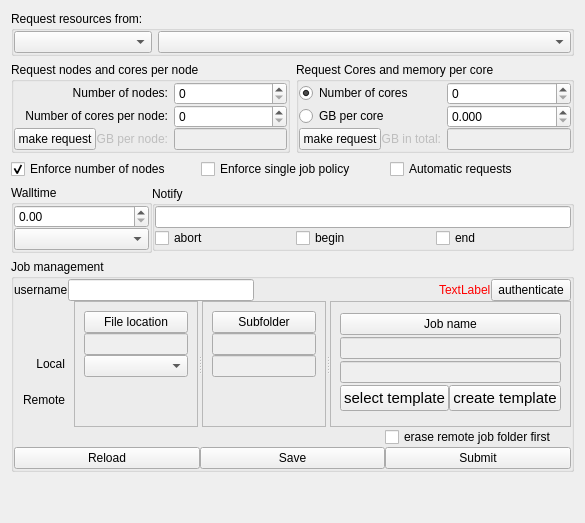
      <widget class="QWidget" name="wResourcesPage">
       <property name="sizePolicy">
        <sizepolicy hsizetype="MinimumExpanding" vsizetype="MinimumExpanding">
         <horstretch>1</horstretch>
         <verstretch>0</verstretch>
        </sizepolicy>
       </property>
       <attribute name="title">
        <string>Resources</string>
       </attribute>
       <layout class="QVBoxLayout" name="verticalLayout_4">
        <item>
         <widget class="QGroupBox" name="wClusterGroup">
          <property name="sizePolicy">
           <sizepolicy hsizetype="Expanding" vsizetype="Fixed">
            <horstretch>1</horstretch>
            <verstretch>1</verstretch>
           </sizepolicy>
          </property>
          <property name="title">
           <string>Request resources from:</string>
          </property>
          <layout class="QHBoxLayout" name="horizontalLayout_2">
           <property name="leftMargin">
            <number>0</number>
           </property>
           <property name="topMargin">
            <number>0</number>
           </property>
           <property name="rightMargin">
            <number>0</number>
           </property>
           <property name="bottomMargin">
            <number>0</number>
           </property>
           <item>
            <widget class="QComboBox" name="wCluster">
             <property name="sizePolicy">
              <sizepolicy hsizetype="Preferred" vsizetype="Fixed">
               <horstretch>1</horstretch>
               <verstretch>0</verstretch>
              </sizepolicy>
             </property>
            </widget>
           </item>
           <item>
            <widget class="QComboBox" name="wNodeset">
             <property name="sizePolicy">
              <sizepolicy hsizetype="Expanding" vsizetype="Fixed">
               <horstretch>3</horstretch>
               <verstretch>0</verstretch>
              </sizepolicy>
             </property>
            </widget>
           </item>
          </layout>
          <zorder>wNodeset</zorder>
          <zorder>wCluster</zorder>
         </widget>
        </item>
        <item>
         <layout class="QVBoxLayout" name="verticalLayout">
          <item>
           <layout class="QHBoxLayout" name="horizontalLayout">
            <item>
             <widget class="QGroupBox" name="wRequestNodesGroup">
              <property name="title">
               <string>Request nodes and cores per node</string>
              </property>
              <layout class="QHBoxLayout" name="horizontalLayout_10">
               <property name="leftMargin">
                <number>0</number>
               </property>
               <property name="topMargin">
                <number>0</number>
               </property>
               <property name="rightMargin">
                <number>0</number>
               </property>
               <property name="bottomMargin">
                <number>0</number>
               </property>
               <item>
                <layout class="QGridLayout" name="gridLayout">
                 <property name="verticalSpacing">
                  <number>0</number>
                 </property>
                 <item row="0" column="0">
                  <widget class="QLabel" name="numberOfNodesLabel">
                   <property name="sizePolicy">
                    <sizepolicy hsizetype="Preferred" vsizetype="Fixed">
                     <horstretch>0</horstretch>
                     <verstretch>0</verstretch>
                    </sizepolicy>
                   </property>
                   <property name="text">
                    <string>Number of nodes:</string>
                   </property>
                   <property name="alignment">
                    <set>Qt::AlignRight|Qt::AlignTrailing|Qt::AlignVCenter</set>
                   </property>
                  </widget>
                 </item>
                 <item row="1" column="0">
                  <widget class="QLabel" name="numberOfCoresPerNodeLabel">
                   <property name="sizePolicy">
                    <sizepolicy hsizetype="Preferred" vsizetype="Fixed">
                     <horstretch>0</horstretch>
                     <verstretch>0</verstretch>
                    </sizepolicy>
                   </property>
                   <property name="text">
                    <string>Number of cores per node:</string>
                   </property>
                   <property name="alignment">
                    <set>Qt::AlignRight|Qt::AlignTrailing|Qt::AlignVCenter</set>
                   </property>
                  </widget>
                 </item>
                 <item row="2" column="1">
                  <widget class="QLineEdit" name="wGbPerNode">
                   <property name="enabled">
                    <bool>false</bool>
                   </property>
                  </widget>
                 </item>
                 <item row="0" column="1">
                  <widget class="QSpinBox" name="wNNodes"/>
                 </item>
                 <item row="1" column="1">
                  <widget class="QSpinBox" name="wNCoresPerNode"/>
                 </item>
                 <item row="2" column="0">
                  <layout class="QHBoxLayout" name="horizontalLayout_12">
                   <item>
                    <widget class="QPushButton" name="wRequestNodes">
                     <property name="text">
                      <string>make request</string>
                     </property>
                    </widget>
                   </item>
                   <item>
                    <widget class="QLabel" name="gBPerNodeLabel">
                     <property name="enabled">
                      <bool>false</bool>
                     </property>
                     <property name="sizePolicy">
                      <sizepolicy hsizetype="Preferred" vsizetype="Fixed">
                       <horstretch>0</horstretch>
                       <verstretch>0</verstretch>
                      </sizepolicy>
                     </property>
                     <property name="text">
                      <string>GB per node:</string>
                     </property>
                     <property name="alignment">
                      <set>Qt::AlignRight|Qt::AlignTrailing|Qt::AlignVCenter</set>
                     </property>
                    </widget>
                   </item>
                  </layout>
                 </item>
                </layout>
               </item>
              </layout>
             </widget>
            </item>
            <item>
             <widget class="QGroupBox" name="wRequestCoresGroup">
              <property name="title">
               <string>Request Cores and memory per core</string>
              </property>
              <layout class="QHBoxLayout" name="horizontalLayout_4">
               <property name="leftMargin">
                <number>0</number>
               </property>
               <property name="topMargin">
                <number>0</number>
               </property>
               <property name="rightMargin">
                <number>0</number>
               </property>
               <property name="bottomMargin">
                <number>0</number>
               </property>
               <item>
                <layout class="QGridLayout" name="gridLayout_2" rowstretch="0,0,0,0,0,0">
                 <property name="verticalSpacing">
                  <number>0</number>
                 </property>
                 <item row="4" column="0">
                  <widget class="QRadioButton" name="wGbPerCoreLabel">
                   <property name="toolTip">
                    <string>&lt;html&gt;&lt;head/&gt;&lt;body&gt;&lt;p&gt;If this radio button is checked, Launcher will try to find a configuration with 1) &lt;span style=&quot; font-weight:600;&quot;&gt;at least &lt;/span&gt;the specified number of cores, 2) an equal number of cores per node on every node,  and 3) at least the specified amount or memory per core. Such a configuration may not necessarily exist. In that case the request is undone. &lt;/p&gt;&lt;/body&gt;&lt;/html&gt;</string>
                   </property>
                   <property name="text">
                    <string>GB per core</string>
                   </property>
                  </widget>
                 </item>
                 <item row="2" column="1">
                  <widget class="QSpinBox" name="wNCores"/>
                 </item>
                 <item row="4" column="1">
                  <widget class="QDoubleSpinBox" name="wGbPerCore">
                   <property name="decimals">
                    <number>3</number>
                   </property>
                   <property name="singleStep">
                    <double>0.100000000000000</double>
                   </property>
                  </widget>
                 </item>
                 <item row="2" column="0">
                  <widget class="QRadioButton" name="wNCoresLabel">
                   <property name="toolTip">
                    <string>&lt;!DOCTYPE HTML PUBLIC &quot;-//W3C//DTD HTML 4.0//EN&quot; &quot;http://www.w3.org/TR/REC-html40/strict.dtd&quot;&gt;
&lt;html&gt;&lt;head&gt;&lt;meta name=&quot;qrichtext&quot; content=&quot;1&quot; /&gt;&lt;style type=&quot;text/css&quot;&gt;
p, li { white-space: pre-wrap; }
&lt;/style&gt;&lt;/head&gt;&lt;body style=&quot; font-family:'.Helvetica Neue DeskInterface'; font-size:13pt; font-weight:400; font-style:normal;&quot;&gt;
&lt;p style=&quot; margin-top:0px; margin-bottom:0px; margin-left:0px; margin-right:0px; -qt-block-indent:0; text-indent:0px;&quot;&gt;If this radio button is checked, Launcher will try to find a configuration with 1) &lt;span style=&quot; font-weight:600;&quot;&gt;exactly &lt;/span&gt;the specified number of cores, 2) an equal number of cores per node on every node,  and 3) at least the specified amount or memory per core. Such a configuration may not necessarily exist. In that case the request is undone. &lt;/p&gt;&lt;/body&gt;&lt;/html&gt;</string>
                   </property>
                   <property name="text">
                    <string>Number of cores</string>
                   </property>
                   <property name="checked">
                    <bool>true</bool>
                   </property>
                  </widget>
                 </item>
                 <item row="5" column="1">
                  <widget class="QLineEdit" name="wGbTotal">
                   <property name="enabled">
                    <bool>false</bool>
                   </property>
                  </widget>
                 </item>
                 <item row="5" column="0">
                  <layout class="QHBoxLayout" name="horizontalLayout_13">
                   <item>
                    <widget class="QPushButton" name="wRequestCores">
                     <property name="text">
                      <string>make request</string>
                     </property>
                    </widget>
                   </item>
                   <item>
                    <widget class="QLabel" name="gbTotalLabel">
                     <property name="enabled">
                      <bool>false</bool>
                     </property>
                     <property name="sizePolicy">
                      <sizepolicy hsizetype="Preferred" vsizetype="Fixed">
                       <horstretch>0</horstretch>
                       <verstretch>0</verstretch>
                      </sizepolicy>
                     </property>
                     <property name="text">
                      <string>GB in total:</string>
                     </property>
                     <property name="alignment">
                      <set>Qt::AlignRight|Qt::AlignTrailing|Qt::AlignVCenter</set>
                     </property>
                    </widget>
                   </item>
                  </layout>
                 </item>
                </layout>
               </item>
              </layout>
             </widget>
            </item>
           </layout>
          </item>
          <item>
           <layout class="QHBoxLayout" name="horizontalLayout_8">
            <item>
             <widget class="QCheckBox" name="wEnforceNNodes">
              <property name="text">
               <string>Enforce number of nodes  </string>
              </property>
              <property name="checked">
               <bool>true</bool>
              </property>
             </widget>
            </item>
            <item>
             <widget class="QCheckBox" name="wSingleJob">
              <property name="text">
               <string>Enforce single job policy</string>
              </property>
             </widget>
            </item>
            <item>
             <widget class="QCheckBox" name="wAutomaticRequests">
              <property name="toolTip">
               <string>&lt;html&gt;&lt;head/&gt;&lt;body&gt;&lt;p&gt;If checked, changing one of the request parameters immediately results in updating the other parameters. If not checked the other parameters are only updated after the appropriate 'make request' button is pressed&lt;/p&gt;&lt;/body&gt;&lt;/html&gt;</string>
              </property>
              <property name="text">
               <string>Automatic requests</string>
              </property>
              <property name="checked">
               <bool>false</bool>
              </property>
             </widget>
            </item>
           </layout>
          </item>
         </layout>
        </item>
        <item>
         <layout class="QHBoxLayout" name="horizontalLayout_3" stretch="1,0">
          <property name="spacing">
           <number>0</number>
          </property>
          <property name="sizeConstraint">
           <enum>QLayout::SetDefaultConstraint</enum>
          </property>
          <item alignment="Qt::AlignTop">
           <widget class="QGroupBox" name="wWalltimeGroup">
            <property name="sizePolicy">
             <sizepolicy hsizetype="Preferred" vsizetype="Preferred">
              <horstretch>1</horstretch>
              <verstretch>0</verstretch>
             </sizepolicy>
            </property>
            <property name="title">
             <string>Walltime</string>
            </property>
            <layout class="QVBoxLayout" name="verticalLayout_6">
             <property name="spacing">
              <number>0</number>
             </property>
             <property name="leftMargin">
              <number>0</number>
             </property>
             <property name="topMargin">
              <number>0</number>
             </property>
             <property name="rightMargin">
              <number>0</number>
             </property>
             <property name="bottomMargin">
              <number>0</number>
             </property>
             <item>
              <widget class="QDoubleSpinBox" name="wWalltime">
               <property name="sizePolicy">
                <sizepolicy hsizetype="Minimum" vsizetype="Fixed">
                 <horstretch>0</horstretch>
                 <verstretch>0</verstretch>
                </sizepolicy>
               </property>
               <property name="decimals">
                <number>2</number>
               </property>
              </widget>
             </item>
             <item>
              <widget class="QComboBox" name="wWalltimeUnit"/>
             </item>
            </layout>
           </widget>
          </item>
          <item>
           <widget class="QGroupBox" name="wNotifyGroup">
            <property name="sizePolicy">
             <sizepolicy hsizetype="Preferred" vsizetype="Fixed">
              <horstretch>3</horstretch>
              <verstretch>0</verstretch>
             </sizepolicy>
            </property>
            <property name="maximumSize">
             <size>
              <width>16777215</width>
              <height>16777215</height>
             </size>
            </property>
            <property name="title">
             <string>Notify</string>
            </property>
            <property name="alignment">
             <set>Qt::AlignLeading|Qt::AlignLeft|Qt::AlignTop</set>
            </property>
            <property name="flat">
             <bool>false</bool>
            </property>
            <layout class="QVBoxLayout" name="verticalLayout_7">
             <property name="spacing">
              <number>0</number>
             </property>
             <property name="leftMargin">
              <number>0</number>
             </property>
             <property name="topMargin">
              <number>0</number>
             </property>
             <property name="rightMargin">
              <number>0</number>
             </property>
             <property name="bottomMargin">
              <number>0</number>
             </property>
             <item>
              <widget class="QLineEdit" name="wNotifyAddress"/>
             </item>
             <item>
              <layout class="QHBoxLayout" name="horizontalLayout_5">
               <property name="spacing">
                <number>6</number>
               </property>
               <property name="sizeConstraint">
                <enum>QLayout::SetDefaultConstraint</enum>
               </property>
               <item>
                <widget class="QCheckBox" name="wNotifyAbort">
                 <property name="sizePolicy">
                  <sizepolicy hsizetype="Preferred" vsizetype="Fixed">
                   <horstretch>0</horstretch>
                   <verstretch>0</verstretch>
                  </sizepolicy>
                 </property>
                 <property name="layoutDirection">
                  <enum>Qt::LeftToRight</enum>
                 </property>
                 <property name="text">
                  <string>abort</string>
                 </property>
                </widget>
               </item>
               <item>
                <widget class="QCheckBox" name="wNotifyBegin">
                 <property name="sizePolicy">
                  <sizepolicy hsizetype="Preferred" vsizetype="Fixed">
                   <horstretch>0</horstretch>
                   <verstretch>0</verstretch>
                  </sizepolicy>
                 </property>
                 <property name="text">
                  <string>begin</string>
                 </property>
                </widget>
               </item>
               <item>
                <widget class="QCheckBox" name="wNotifyEnd">
                 <property name="sizePolicy">
                  <sizepolicy hsizetype="Preferred" vsizetype="Fixed">
                   <horstretch>0</horstretch>
                   <verstretch>0</verstretch>
                  </sizepolicy>
                 </property>
                 <property name="text">
                  <string>end</string>
                 </property>
                </widget>
               </item>
              </layout>
             </item>
            </layout>
           </widget>
          </item>
         </layout>
        </item>
        <item>
         <widget class="QGroupBox" name="wJobManagementGroup">
          <property name="title">
           <string>Job management</string>
          </property>
          <layout class="QVBoxLayout" name="verticalLayout_8">
           <property name="spacing">
            <number>0</number>
           </property>
           <property name="leftMargin">
            <number>0</number>
           </property>
           <property name="topMargin">
            <number>0</number>
           </property>
           <property name="rightMargin">
            <number>0</number>
           </property>
           <property name="bottomMargin">
            <number>0</number>
           </property>
           <item>
            <layout class="QHBoxLayout" name="horizontalLayout_6">
             <item>
              <widget class="QLabel" name="label_2">
               <property name="text">
                <string>username</string>
               </property>
              </widget>
             </item>
             <item>
              <widget class="QLineEdit" name="wUsername"/>
             </item>
             <item>
              <spacer name="horizontalSpacer">
               <property name="orientation">
                <enum>Qt::Horizontal</enum>
               </property>
               <property name="sizeHint" stdset="0">
                <size>
                 <width>40</width>
                 <height>20</height>
                </size>
               </property>
              </spacer>
             </item>
             <item>
              <widget class="QLabel" name="wOffline">
               <property name="palette">
                <palette>
                 <active>
                  <colorrole role="WindowText">
                   <brush brushstyle="SolidPattern">
                    <color alpha="255">
                     <red>255</red>
                     <green>0</green>
                     <blue>0</blue>
                    </color>
                   </brush>
                  </colorrole>
                 </active>
                 <inactive>
                  <colorrole role="WindowText">
                   <brush brushstyle="SolidPattern">
                    <color alpha="255">
                     <red>255</red>
                     <green>0</green>
                     <blue>0</blue>
                    </color>
                   </brush>
                  </colorrole>
                 </inactive>
                 <disabled>
                  <colorrole role="WindowText">
                   <brush brushstyle="SolidPattern">
                    <color alpha="255">
                     <red>127</red>
                     <green>127</green>
                     <blue>127</blue>
                    </color>
                   </brush>
                  </colorrole>
                 </disabled>
                </palette>
               </property>
               <property name="text">
                <string>TextLabel</string>
               </property>
              </widget>
             </item>
             <item>
              <widget class="QPushButton" name="wAuthenticate">
               <property name="text">
                <string>authenticate</string>
               </property>
              </widget>
             </item>
            </layout>
           </item>
           <item>
            <layout class="QHBoxLayout" name="horizontalLayout_7">
             <item>
              <widget class="QFrame" name="verticalFrame">
               <layout class="QVBoxLayout" name="verticalLayout_9">
                <property name="spacing">
                 <number>0</number>
                </property>
                <item>
                 <widget class="QLabel" name="label_4">
                  <property name="text">
                   <string/>
                  </property>
                 </widget>
                </item>
                <item>
                 <widget class="QLabel" name="label">
                  <property name="text">
                   <string>Local</string>
                  </property>
                  <property name="alignment">
                   <set>Qt::AlignRight|Qt::AlignTrailing|Qt::AlignVCenter</set>
                  </property>
                 </widget>
                </item>
                <item>
                 <widget class="QLabel" name="label_3">
                  <property name="text">
                   <string>Remote</string>
                  </property>
                  <property name="alignment">
                   <set>Qt::AlignRight|Qt::AlignTrailing|Qt::AlignVCenter</set>
                  </property>
                 </widget>
                </item>
               </layout>
              </widget>
             </item>
             <item>
              <widget class="QSplitter" name="splitter">
               <property name="orientation">
                <enum>Qt::Horizontal</enum>
               </property>
               <widget class="QFrame" name="verticalFrame_2">
                <property name="frameShape">
                 <enum>QFrame::StyledPanel</enum>
                </property>
                <layout class="QVBoxLayout" name="verticalLayout_10">
                 <property name="spacing">
                  <number>0</number>
                 </property>
                 <item>
                  <widget class="QPushButton" name="wLocalFileLocationButton">
                   <property name="toolTip">
                    <string>&lt;html&gt;&lt;head/&gt;&lt;body&gt;&lt;p&gt;Use 'File location' together with 'Subfolder' to organise your jobs. Your job scripts are prepared in a local directory and executed in the corresponding remote directory. The directory structure is kept identical on the local and remote file location. &lt;/p&gt;&lt;/body&gt;&lt;/html&gt;</string>
                   </property>
                   <property name="text">
                    <string>File location</string>
                   </property>
                  </widget>
                 </item>
                 <item>
                  <widget class="QLineEdit" name="wLocal">
                   <property name="enabled">
                    <bool>false</bool>
                   </property>
                   <property name="alignment">
                    <set>Qt::AlignCenter</set>
                   </property>
                  </widget>
                 </item>
                 <item>
                  <widget class="QComboBox" name="wRemote"/>
                 </item>
                 <item>
                  <spacer name="verticalSpacer_3">
                   <property name="orientation">
                    <enum>Qt::Vertical</enum>
                   </property>
                   <property name="sizeHint" stdset="0">
                    <size>
                     <width>20</width>
                     <height>40</height>
                    </size>
                   </property>
                  </spacer>
                 </item>
                </layout>
               </widget>
               <widget class="QFrame" name="verticalFrame_3">
                <property name="frameShape">
                 <enum>QFrame::StyledPanel</enum>
                </property>
                <layout class="QVBoxLayout" name="verticalLayout_11">
                 <property name="spacing">
                  <number>0</number>
                 </property>
                 <item>
                  <widget class="QPushButton" name="wSubfolderButton">
                   <property name="toolTip">
                    <string>&lt;html&gt;&lt;head/&gt;&lt;body&gt;&lt;p&gt;Use 'Subfolder' together with 'File location' to organise your jobs. 'Subfolder' must be a descendant (possibly several levels deep) of the local 'File location'. When the job is submitted this directory will also be created in the selected remote 'File location'. &lt;/p&gt;&lt;/body&gt;&lt;/html&gt;</string>
                   </property>
                   <property name="text">
                    <string>Subfolder</string>
                   </property>
                  </widget>
                 </item>
                 <item>
                  <widget class="QLineEdit" name="wSubfolder">
                   <property name="enabled">
                    <bool>false</bool>
                   </property>
                   <property name="alignment">
                    <set>Qt::AlignCenter</set>
                   </property>
                  </widget>
                 </item>
                 <item>
                  <widget class="QLineEdit" name="wSubfolder2">
                   <property name="enabled">
                    <bool>false</bool>
                   </property>
                   <property name="alignment">
                    <set>Qt::AlignCenter</set>
                   </property>
                  </widget>
                 </item>
                 <item>
                  <spacer name="verticalSpacer_2">
                   <property name="orientation">
                    <enum>Qt::Vertical</enum>
                   </property>
                   <property name="sizeHint" stdset="0">
                    <size>
                     <width>20</width>
                     <height>40</height>
                    </size>
                   </property>
                  </spacer>
                 </item>
                </layout>
               </widget>
               <widget class="QFrame" name="verticalFrame_4">
                <property name="frameShape">
                 <enum>QFrame::StyledPanel</enum>
                </property>
                <layout class="QVBoxLayout" name="verticalLayout_13">
                 <property name="spacing">
                  <number>0</number>
                 </property>
                 <item>
                  <widget class="QPushButton" name="wJobnameButton">
                   <property name="toolTip">
                    <string>&lt;html&gt;&lt;head/&gt;&lt;body&gt;&lt;p&gt;A directory with this name will be created in subfolder. When you save your script it will be stored in the job script file pbs.sh. When you submit, your job will be executed in directory &amp;lt;&lt;span style=&quot; font-weight:600; font-style:italic;&quot;&gt;remote &lt;/span&gt;&lt;span style=&quot; font-style:italic;&quot;&gt;file location&lt;/span&gt;&amp;gt;/&amp;lt;&lt;span style=&quot; font-style:italic;&quot;&gt;subfolder&lt;/span&gt;&amp;gt;/&amp;lt;&lt;span style=&quot; font-style:italic;&quot;&gt;jobname&lt;/span&gt;&amp;gt;. You can copy the results back to &amp;lt;&lt;span style=&quot; font-weight:600;&quot;&gt;l&lt;/span&gt;&lt;span style=&quot; font-weight:600; font-style:italic;&quot;&gt;ocal&lt;/span&gt;&lt;span style=&quot; font-style:italic;&quot;&gt; file location&lt;/span&gt;&amp;gt;/&amp;lt;&lt;span style=&quot; font-style:italic;&quot;&gt;subfolder&lt;/span&gt;&amp;gt;/&amp;lt;&lt;span style=&quot; font-style:italic;&quot;&gt;jobname&lt;/span&gt;&amp;gt; on the retrieve page when the job is finished, for back up or post-processing.&lt;/p&gt;&lt;/body&gt;&lt;/html&gt;</string>
                   </property>
                   <property name="text">
                    <string>Job name</string>
                   </property>
                  </widget>
                 </item>
                 <item>
                  <widget class="QLineEdit" name="wJobname">
                   <property name="enabled">
                    <bool>false</bool>
                   </property>
                   <property name="alignment">
                    <set>Qt::AlignCenter</set>
                   </property>
                  </widget>
                 </item>
                 <item>
                  <widget class="QLineEdit" name="wJobname2">
                   <property name="enabled">
                    <bool>false</bool>
                   </property>
                   <property name="alignment">
                    <set>Qt::AlignCenter</set>
                   </property>
                  </widget>
                 </item>
                 <item>
                  <layout class="QHBoxLayout" name="horizontalLayout_15">
                   <property name="bottomMargin">
                    <number>0</number>
                   </property>
                   <item>
                    <widget class="QPushButton" name="wSelectTemplate">
                     <property name="font">
                      <font>
                       <pointsize>11</pointsize>
                      </font>
                     </property>
                     <property name="toolTip">
                      <string>&lt;html&gt;&lt;head/&gt;&lt;body&gt;&lt;p&gt;Select a template for your job&lt;/p&gt;&lt;/body&gt;&lt;/html&gt;</string>
                     </property>
                     <property name="text">
                      <string>select template</string>
                     </property>
                    </widget>
                   </item>
                   <item>
                    <widget class="QPushButton" name="wCreateTemplate">
                     <property name="font">
                      <font>
                       <pointsize>11</pointsize>
                      </font>
                     </property>
                     <property name="toolTip">
                      <string>&lt;html&gt;&lt;head/&gt;&lt;body&gt;&lt;p&gt;Use the current job folder as a template&lt;/p&gt;&lt;/body&gt;&lt;/html&gt;</string>
                     </property>
                     <property name="text">
                      <string>create template</string>
                     </property>
                    </widget>
                   </item>
                  </layout>
                 </item>
                </layout>
               </widget>
              </widget>
             </item>
            </layout>
           </item>
           <item>
            <layout class="QGridLayout" name="gridLayout_4">
             <item row="1" column="0">
              <widget class="QPushButton" name="wReload">
               <property name="text">
                <string>Reload</string>
               </property>
              </widget>
             </item>
             <item row="1" column="2">
              <widget class="QPushButton" name="wSubmit">
               <property name="text">
                <string>Submit</string>
               </property>
              </widget>
             </item>
             <item row="1" column="1">
              <widget class="QPushButton" name="wSave">
               <property name="toolTip">
                <string>Save the current script locally</string>
               </property>
               <property name="text">
                <string>Save</string>
               </property>
              </widget>
             </item>
             <item row="0" column="2">
              <widget class="QCheckBox" name="wEmptyRemoteFolder">
               <property name="toolTip">
                <string>&lt;html&gt;&lt;head/&gt;&lt;body&gt;&lt;p&gt;Erase the remote job folder to avoid the old results interfering with your computation. &lt;/p&gt;&lt;/body&gt;&lt;/html&gt;</string>
               </property>
               <property name="text">
                <string>erase remote job folder first</string>
               </property>
              </widget>
             </item>
            </layout>
           </item>
          </layout>
         </widget>
        </item>
        <item>
         <spacer name="verticalSpacer">
          <property name="orientation">
           <enum>Qt::Vertical</enum>
          </property>
          <property name="sizeHint" stdset="0">
           <size>
            <width>20</width>
            <height>40</height>
           </size>
          </property>
         </spacer>
        </item>
       </layout>
      </widget>
